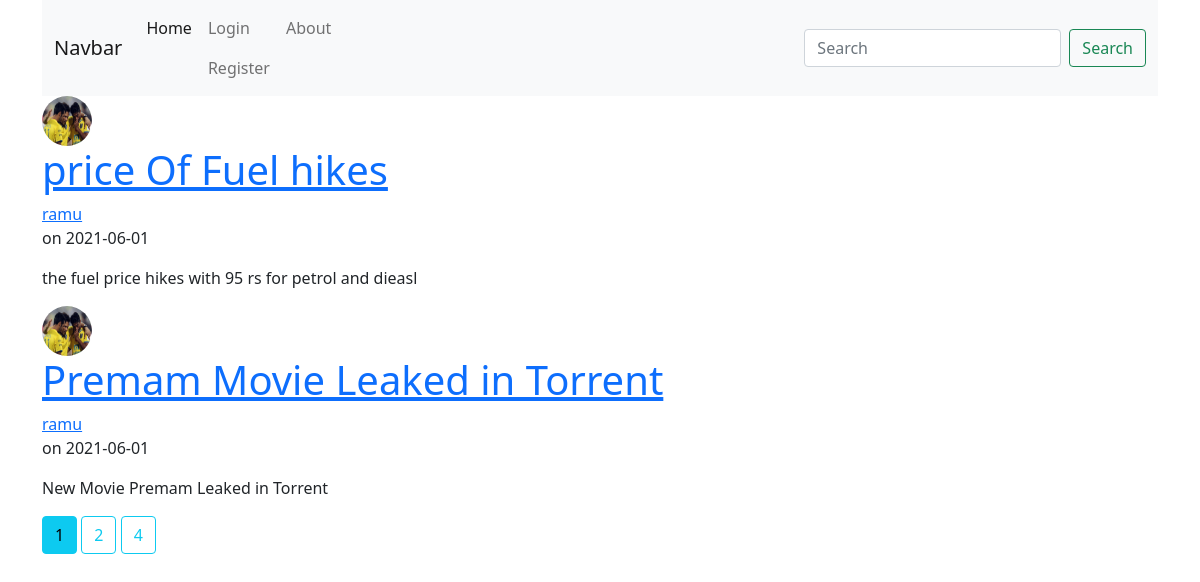
The page /home on the database its author committed.
### flask_blog/models.py (models this page shows, shortened)
class Post(db.Model):
    id = db.Column(db.Integer ,primary_key = True)
    title = db.Column(db.String(100) ,nullable = False)
    date_posted = db.Column(db.DateTime ,nullable = False,default = datetime.utcnow)
    content = db.Column(db.Text,nullable = False)
    user_id = db.Column(db.Integer ,db.ForeignKey('user.id'),nullable = False)

class User(db.Model, UserMixin):
    id = db.Column(db.Integer ,primary_key = True)
    username = db.Column(db.String(20), unique = True ,nullable = False)
    email = db.Column(db.String(120),unique = True, nullable = False)
    image_file = db.Column(db.String(20) ,nullable = False, default = 'default.jpg')
    password = db.Column(db.String(60) ,nullable = False)
    posts = db.relationship('Post' ,backref = 'author' ,lazy=True)

### flask_blog/main/routes.py (the view)
@main.route("/")
@main.route("/home")
def home():
    page = request.args.get('page', 1, type = int)
    posts = Post.query.order_by(Post.date_posted.desc()).paginate(page = page ,per_page = 2)
    return render_template('home.html', posts = posts)

### flask_blog/templates/home.html (shortened to what this page needs)
{% extends "layout.html" %}
{% block content %}
    {% for post in posts.items %}
        <article class = "media content-section">
            <div>
                <img class = 'rounded-circle article-img' src="{{ url_for('static' , filename = 'Images/' + post.author.image_file) }}" width="50" height="50">
                <h1><a href="{{ url_for('posts.post', post_id = post.id) }}">{{ post.title }}</a></h1>
            </div>
            <div class="media-body">
                <div class="article-metadata">
                    <a href="{{ url_for('users.user_posts' ,username = post.author.username) }}"> {{ post.author.username }}</a>
                    <p class="mr-2"> on {{ post.date_posted.strftime('%Y-%m-%d') }}</p>
                    <p class="article-content">{{ post.content }}</p>
                </div>
            </div>
        </article>
    {% endfor %}
    {% for page_num in posts.iter_pages(left_edge=1,right_edge=1,left_current=1,right_current=2) %}
        {% if page_num %}
            {% if posts.page == page_num %}
                <a class="btn btn-info mb-4" href="{{ url_for('main.home' ,page=page_num) }}">{{ page_num }}</a>
            {% else %}
                <a class="btn btn-outline-info mb-4" href="{{ url_for('main.home' ,page=page_num) }}">{{ page_num }}</a>
            {% endif %}
        {% endif %}
    {% endfor %}
{% endblock %}

### rows shown on the page
Post: image_file (picture), title "price Of Fuel hikes", author.username "ramu", date_posted "2021-06-01", content "the fuel price hikes with 95 rs for petrol and dieasl"
Post: image_file (picture), title "Premam Movie Leaked in Torrent", author.username "ramu", date_posted "2021-06-01", content "New Movie Premam Leaked in Torrent"

### other values the page prints
{{ page_num }} "1"
{{ page_num }} "2" "4"
